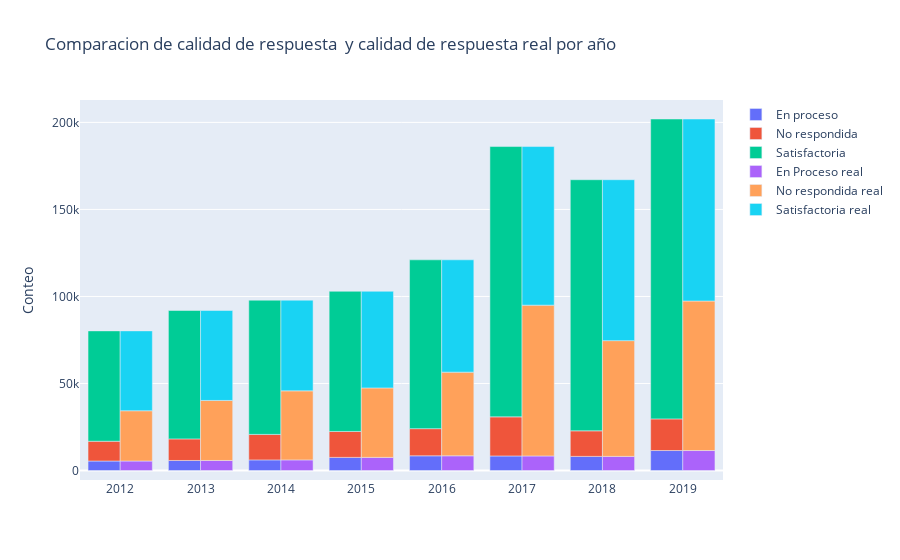

Notebook cell for this chart:
### Code cell
fig.show()

### Figure 1 — Plotly figure (JSON) as saved in the notebook; plotly's stock layout.template omitted (floating-point values rounded to 4 significant figures)
{"data": [{"name": "En proceso", "offsetgroup": "0", "type": "bar", "x": [2012, 2013, 2014, 2015, 2016, 2017, 2018, 2019], "y": [5474, 5779, 6114, 7551, 8453, 8380, 8130, 11491]}, {"base": [5474, 5779, 6114, 7551, 8453, 8380, 8130, 11491], "name": "No respondida", "offsetgroup": "0", "type": "bar", "x": [2012, 2013, 2014, 2015, 2016, 2017, 2018, 2019], "y": [11354, 12398, 14639, 14895, 15603, 22446, 14673, 18173]}, {"base": [16828, 18177, 20753, 22446, 24056, 30826, 22803, 29664], "name": "Satisfactoria", "offsetgroup": "0", "type": "bar", "x": [2012, 2013, 2014, 2015, 2016, 2017, 2018, 2019], "y": [63392, 73757, 77111, 80526, 96988, 155299, 144258, 172285]}, {"name": "En Proceso real", "offsetgroup": "1", "type": "bar", "x": [2012, 2013, 2014, 2015, 2016, 2017, 2018, 2019], "y": [5474, 5779, 6114, 7551, 8453, 8380, 8130, 11491]}, {"base": [5474, 5779, 6114, 7551, 8453, 8380, 8130, 11491], "name": "No respondida real", "offsetgroup": "1", "type": "bar", "x": [2012, 2013, 2014, 2015, 2016, 2017, 2018, 2019], "y": [28868, 34475, 39658, 39898, 48068, 86618, 66487, 85898]}, {"base": [34342, 40254, 45772, 47449, 56521, 94998, 74617, 97389], "name": "Satisfactoria real", "offsetgroup": "1", "type": "bar", "x": [2012, 2013, 2014, 2015, 2016, 2017, 2018, 2019], "y": [45878, 51680, 52092, 55523, 64523, 91127, 92444, 104560]}], "layout": {"title": {"text": "Comparacion de calidad de respuesta  y calidad de respuesta real por año"}, "yaxis": {"title": {"text": "Conteo"}}}}
